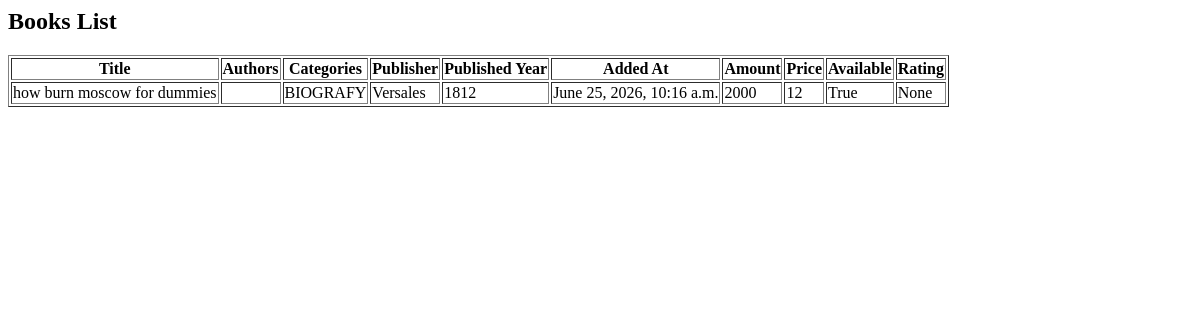
/shop/books-by-year/, run on an earlier commit of the app's database.
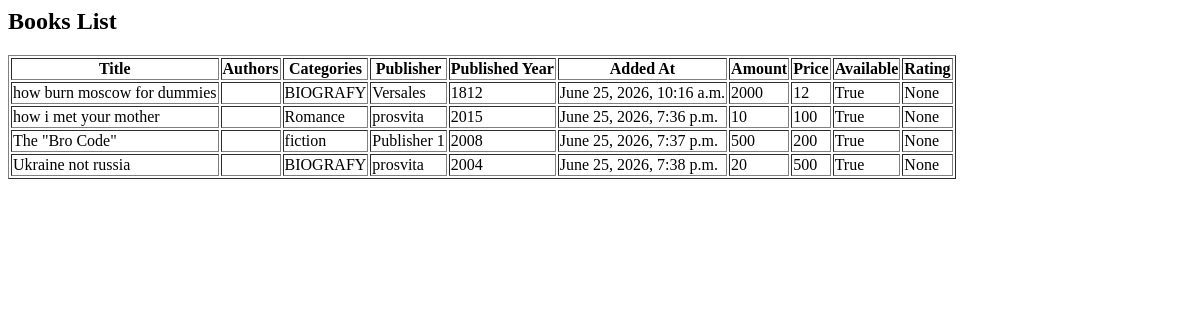
And on a later commit of the database.
### shop/models.py (models this page shows, shortened)
class Book(models.Model):
    title = models.CharField(max_length=100)
    author = models.ManyToManyField(Author)
    category = models.ManyToManyField(Category)
    publisher = models.ForeignKey('Publisher', on_delete=models.CASCADE)
    published_year = models.IntegerField()
    added_at = models.DateTimeField()
    amount = models.IntegerField()
    price = models.IntegerField()
    available = models.BooleanField(default=True)
    calculated_rating = models.DecimalField(max_digits=5, decimal_places=2, null=True)

class Category(models.Model):
    name = models.CharField(max_length=100)
    bio = models.TextField(default="No bio yet")

class Publisher(models.Model):
    name = models.CharField(max_length=100)
    country = models.CharField(max_length=100)
    website = models.URLField()
    bio = models.TextField(default="No bio yet")

### shop/views.py (the view)
# urls.py: path("books-by-year/", views.get_books_by_year, name="books_by_year"),
def get_books_by_year(request):
    param_year = request.GET.get("year", 1800)
    books = Book.objects.filter(published_year__gt=param_year)
    return render(request, "my_template.html", {"books": books})

### templates/my_template.html (shortened to what this page needs)
<html>
<head>
</head>
<body>
    <h2>Books List</h2>
    <table border="1">
        <thead>
            <tr>
                <th>Title</th>
                <th>Authors</th>
                <th>Categories</th>
                <th>Publisher</th>
                <th>Published Year</th>
                <th>Added At</th>
                <th>Amount</th>
                <th>Price</th>
                <th>Available</th>
                <th>Rating</th>
            </tr>
        </thead>
        <tbody>
            {% for book in books %}
            <tr>
                <td>{{ book.title }}</td>
                <td>
                </td>
                <td>
                    {% for category in book.category.all %}
                        {{ category.name }}{% if not forloop.last %}, {% endif %}
                    {% endfor %}
                </td>
                <td>{{ book.publisher.name }}</td>
                <td>{{ book.published_year }}</td>
                <td>{{ book.added_at }}</td>
                <td>{{ book.amount }}</td>
                <td>{{ book.price }}</td>
                <td>{{ book.available }}</td>
                <td>{{ book.calculated_rating }}</td>
            </tr>
            {% empty %}
            <tr>
                <td colspan="10">No books found</td>
            </tr>
            {% endfor %}
        </tbody>
    </table>
</body>
</html>

What changed in the data, as far as the page shows it:
added Book: title "how i met your mother", publisher.name "prosvita", published_year "2015", added_at "June 25, 2026, 7:36 p.m.", amount "10", price "100", available "True", calculated_rating "None"
now on this page (row unchanged): Category: name "Romance", shown under "how i met your mother"
added Book: title "The \"Bro Code\"", publisher.name "Publisher 1", published_year "2008", added_at "June 25, 2026, 7:37 p.m.", amount "500", price "200", available "True", calculated_rating "None"
added Category: name "fiction", shown under "The \"Bro Code\""
added Book: title "Ukraine not russia", publisher.name "prosvita", published_year "2004", added_at "June 25, 2026, 7:38 p.m.", amount "20", price "500", available "True", calculated_rating "None", Category (name "BIOGRAFY")
